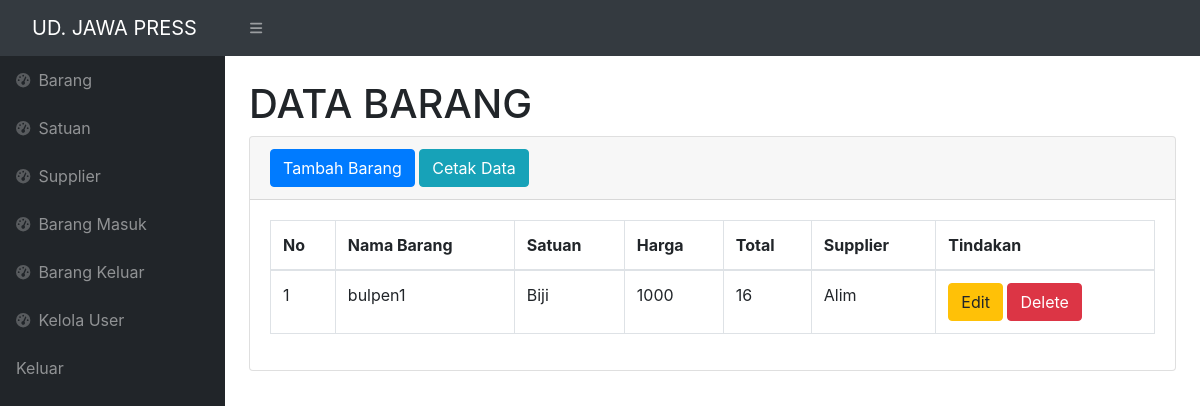
The page /index.php (signed in) on the database its author committed.
### tables this page shows
CREATE TABLE `barang` (
  `idbarang` int(11) NOT NULL,
  `idsatuan` int(11) NOT NULL,
  `idsup` int(11) NOT NULL,
  `namabarang` varchar(25) NOT NULL,
  `total` int(11) NOT NULL,
  `harga` int(11) NOT NULL
);

CREATE TABLE `satuan` (
  `idsatuan` int(11) NOT NULL,
  `namasatuan` varchar(25) NOT NULL
);

CREATE TABLE `supplier` (
  `idsup` int(11) NOT NULL,
  `namasup` varchar(50) NOT NULL,
  `asalsup` varchar(50) NOT NULL
);

### index.php (the view, shortened to what this page needs)
<?php
require 'function.php';
?>
<!DOCTYPE html>
<html lang="en">
    <head>
        <link href="https://cdn.jsdelivr.net/npm/simple-datatables@7.1.2/dist/style.min.css" rel="stylesheet" />
        <link href="css/styles.css" rel="stylesheet" />
        <link rel="stylesheet" href="https://cdn.jsdelivr.net/npm/bootstrap@4.6.2/dist/css/bootstrap.min.css">
    </head>
    <body class="sb-nav-fixed">
        <nav class="sb-topnav navbar navbar-expand navbar-dark bg-dark">
            <a class="navbar-brand ps-3" href="index.php">UD. JAWA PRESS</a>
            <button class="btn btn-link btn-sm order-1 order-lg-0 me-4 me-lg-0" id="sidebarToggle" href="#!"><i class="fas fa-bars"></i></button>
        </nav>
        <div id="layoutSidenav">
            <div id="layoutSidenav_nav">
                <nav class="sb-sidenav accordion sb-sidenav-dark" id="sidenavAccordion">
                    <div class="sb-sidenav-menu">
                        <div class="nav">
                            <a class="nav-link" href="index.php">
                                <div class="sb-nav-link-icon"><i class="fas fa-tachometer-alt"></i></div>
                                Barang
                            </a>
                            <a class="nav-link" href="satuan.php">
                                <div class="sb-nav-link-icon"><i class="fas fa-tachometer-alt"></i></div>
                                Satuan
                            </a>
                            <a class="nav-link" href="sup.php">
                                <div class="sb-nav-link-icon"><i class="fas fa-tachometer-alt"></i></div>
                                Supplier
                            </a>
                            <a class="nav-link" href="barang_masuk.php">
                                <div class="sb-nav-link-icon"><i class="fas fa-tachometer-alt"></i></div>
                                Barang Masuk
                            </a>
                            <a class="nav-link" href="barang_keluar.php">
                                <div class="sb-nav-link-icon"><i class="fas fa-tachometer-alt"></i></div>
                                Barang Keluar
                            </a>
                            <a class="nav-link" href="admin.php">
                                <div class="sb-nav-link-icon"><i class="fas fa-tachometer-alt"></i></div>
                                Kelola User
                            </a>
                            <a class="nav-link" href="logout.php">
                                Keluar
                            </a>
                    </div>
                </nav>
            </div>
            <div id="layoutSidenav_content">
                <main>
                    <div class="container-fluid px-4">
                        <h1 class="mt-4">DATA BARANG</h1>
                        <div class="card mb-4">
                            <div class="card-header">
                            <button type="button" class="btn btn-primary" data-toggle="modal" data-target="#myModal">
                                Tambah Barang
                            </button>
                            <a href="export.php" class="btn btn-info">Cetak Data</a>
                            </div>
                            <div class="card-body">
                                <table class="table table-bordered" id="mauexport">
                                    <thead>
                                    <tr>
                                            <th>No</th>
                                            <th>Nama Barang</th>
                                            <th>Satuan</th>
                                            <th>Harga</th>
                                            <th>Total</th>
                                            <th>Supplier</th>
                                            <th>Tindakan</th>
                                        </tr>
                                    </thead>
                                    <tbody>
                                        <?php
                                        $ambildatastock1 = mysqli_query($conn, "select barang .*, satuan.namasatuan, supplier.namasup FROM barang INNER JOIN satuan ON barang.idsatuan=satuan.idsatuan INNER JOIN supplier ON barang.idsup=supplier.idsup");
                                        $i = 1;
                                        while($data = mysqli_fetch_array($ambildatastock1)){
                                            $idbar = $data ['idbarang'];
                                            $namabarang = $data['namabarang'];
                                            $namasatuan = $data['namasatuan'];
                                            $namasup = $data['namasup'];
                                            $harga = $data['harga'];
                                            $total = $data['total'];
                                        ?>
                                        <tr>
                                            <td><?=$i++;?></td>
                                            <td><?=$namabarang; ?></td>
                                            <td><?=$namasatuan; ?></td>
                                            <td><?=$harga; ?></td>
                                            <td><?=$total; ?></td>
                                            <td><?=$namasup; ?></td>
                                            <td>
                                                <button type="button" class="btn btn-warning" data-toggle="modal" data-target="#edit<?=$idbar;?>">
                                                    Edit
                                                </button>
                                                <button type="button" class="btn btn-danger" data-toggle="modal" data-target="#delete<?=$idbar;?>">
                                                    Delete
                                                </button>
                                            </td>
                                        </tr>
                                        <?php
                                        };
                                        ?>
                                    </tbody>
                                </table>
                            </div>
                        </div>
                    </div>
                </main>
        </div>
    </body>
</html>

### rows shown on the page
barang: namabarang "bulpen1", idsatuan.namasatuan "Biji", harga "1000", total "16", idsup.namasup "Alim"
